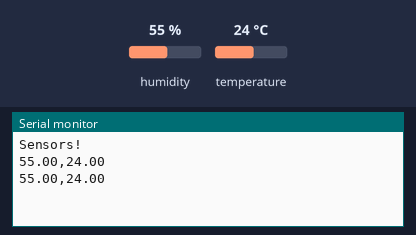
Bench run of a sketch on a simulated Arduino Uno, built with avr-gcc and run on an emulated ATmega328P. Parts: the last lines printed to the serial monitor. Inputs (shaded band) come from the test bench; at power-on: humidity 55 %, temperature 24 °C.

Above: at 6.8 s.
6.9 s: humidity set to 22 %
At 9.5 s:
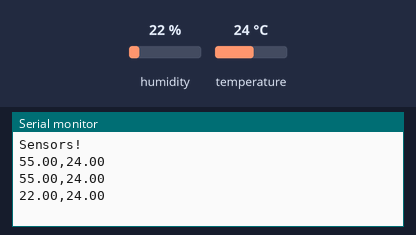
11.4 s: temperature set to 12 °C
At 12.7 s:
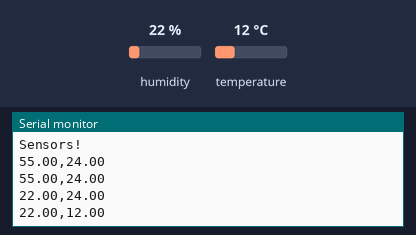
15.9 s: humidity set to 40 %
At 19.0 s:
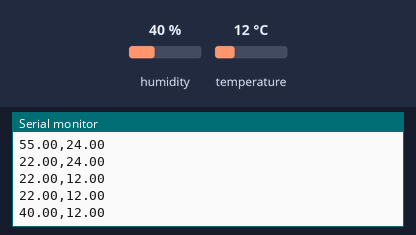
Timing chart, 0 to 20.5 s (numbered marks = the images above; inputs shaded):
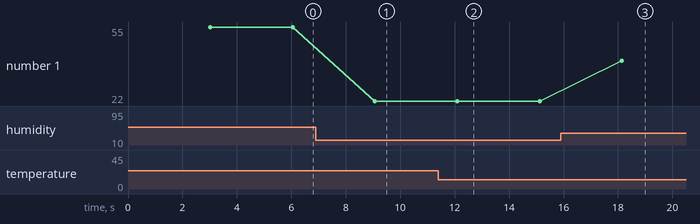

The sketch:

sensor.ino
```cpp
#include "DHT.h"

#define DHTPIN 2

#define DHTTYPE DHT11   // DHT 11
DHT dht(DHTPIN, DHTTYPE);

void setup() {
  Serial.begin(9600);
  Serial.println(F("Sensors!"));

  dht.begin();
}

void loop() {
  // Wait 3 seconds between measurements
  delay(3000);

  float h = dht.readHumidity();
  float t = dht.readTemperature(); // Celsius

  // Check if any reads failed and exit early.
  if (isnan(h) || isnan(t)) {
    Serial.println(F("Failed to read from DHT sensor!"));
    return;
  }

  // We only need humidity and temperature in Celsius.
  // The Python script will handle timestamps and other data.

  // Print data in a simple comma-separated format: "humidity,temperature"
  Serial.print(h);
  Serial.print(",");
  Serial.println(t);
}
```

Measured:
- after the input at 6.9 s, the serial monitor: prints a new line after 2.2 s (image 1)
- after the input at 11.4 s, the serial monitor: prints a new line after 0.70 s (image 2)
- after the input at 15.9 s, the serial monitor: prints a new line after 2.2 s (image 3)
- plotted number 1: 55 → 22 after the input at 6.9 s, 22 → 40 after the input at 15.9 s
